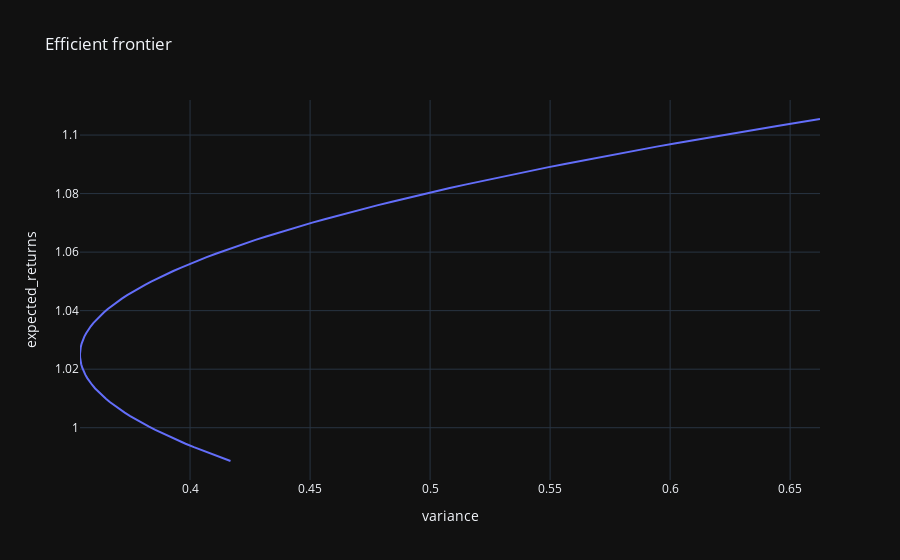

Notebook source saved alongside this figure:
### Code cell
model.portfolio_frontier(model="capm")
